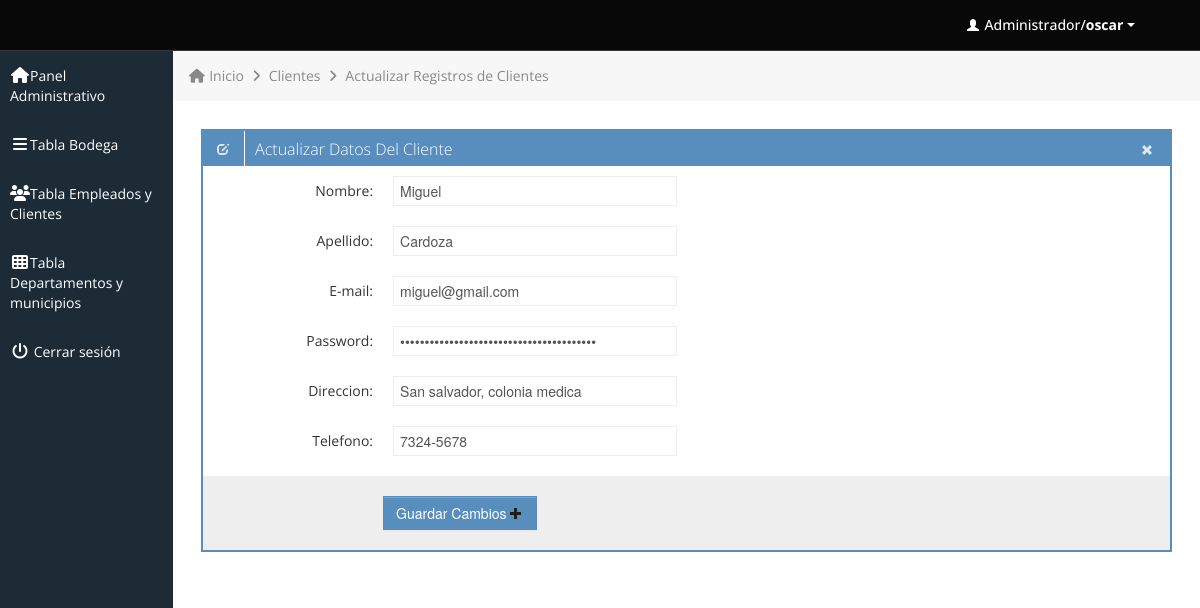
The page /editarCliente.php?eID=1 (signed in) on the database its author committed.
### tables this page shows
CREATE TABLE `clientes` (
  `codigoCliente` int(11) NOT NULL,
  `nombre` varchar(20) NOT NULL,
  `apellido` varchar(20) NOT NULL,
  `email` varchar(50) NOT NULL,
  `password` varchar(100) NOT NULL,
  `direccion` varchar(50) DEFAULT NULL,
  `telefono` varchar(20) DEFAULT NULL
);

### editarCliente.php (the view, shortened to what this page needs)
<?php
$userID = $_GET['eID'];
	$sql ="SELECT * from clientes where codigoCliente = $userID";
	$result = mysql_query($sql);
	$num = mysql_num_rows($result);
	$i = 0;
	while ($i < $num)
	{
		$nombre = mysql_result($result,$i,"nombre");
		$apellido = mysql_result($result,$i,"apellido");
		$email = mysql_result($result,$i,"email");
		$password = mysql_result($result,$i,"password");
		$direccion = mysql_result($result,$i,"direccion");
		$telefono = mysql_result($result,$i,"telefono");
		$i++;
	}
?>
			<div class="row-fluid sortable">
				<div class="box span12">
					<div class="box-header" data-original-title>
						<h2><i class="halflings-icon white edit"></i><span class="break"></span>Actualizar Datos Del Cliente</h2>
						<div class="box-icon">
							<a href="clientes.php" class="btn-close"><i class="halflings-icon white remove"></i></a>
						</div>
					</div>
					<div class="box-content">
						<form class="form-horizontal" method="post" action="updateClientes.php">
							<fieldset>
							  <div class="control-group">
								<label class="control-label" for="focusedInput">Nombre:</label>
								<div class="controls">
								  <input class="input-xlarge focused" name="txtnombre" id="focusedInput" type="text" placeholder="Nombre"
								  value="<?php echo $nombre; ?>">
								</div>
							  </div>
							  <div class="control-group">
								<label class="control-label" for="focusedInput">Apellido:</label>
								<div class="controls">
								  <input class="input-xlarge focused" name="txtapellido" id="focusedInput" type="text" placeholder="Apellido"
								  value="<?php echo $apellido; ?>">
								</div>
							  </div>
							  <div class="control-group">
								<label class="control-label" for="focusedInput">E-mail:</label>
								<div class="controls">
								  <input class="input-xlarge focused" name="txtemail" id="focusedInput" type="email" placeholder="E-mail"
								  value="<?php echo $email; ?>">
								</div>
							  </div>
							  <div class="control-group">
								<label class="control-label" for="focusedInput">Password:</label>
								<div class="controls">
								  <input class="input-xlarge focused" name="txtpassword" id="focusedInput" type="password" placeholder="password"
								  value="<?php echo $password; ?>">
								</div>
							  </div>
							  <div class="control-group">
								<label class="control-label" for="focusedInput">Direccion:</label>
								<div class="controls">
								  <input class="input-xlarge focused" name="txtdireccion" id="focusedInput" type="text" placeholder="direccion"
								  value="<?php echo $direccion; ?>">
								</div>
							  </div>
							  <div class="control-group">
								<label class="control-label" for="focusedInput">Telefono:</label>
								<div class="controls">
								  <input class="input-xlarge focused" name="txttelefono" id="focusedInput" type="text" placeholder="telefono"
								  value="<?php echo $telefono; ?>">
								</div>
							  </div>
							  <div class="form-actions">
								<button type="submit" onclick="return confirmUpdate()" class="btn btn-primary">Guardar Cambios <i class="halflings-icon plus"></i></a></button>
							  </div>
							</fieldset>
						</form>
					</div>
				</div>
			</div>

### css/style.css (style rules this page uses)
body { background: #F5F5F5; color: #333; border: none; font-family: 'Open Sans', sans-serif; font-weight: 400; }
a { color: #646464; }
h2 { font-size: 16px; line-height: 16px; }
.box { border: 2px solid #578EBE; background: #fff !important; margin-bottom: 28px; }
.box-header { height: 16px; font-size: 16px; line-height: 16px; padding: 10px; background: #578EBE; -webkit-box-shadow: none; -moz-box-shadow: none; box-shadow: none; overflow: hidden; }
.box-header h2 { float:left; margin-top: 0px; font-weight: 300; }
.box-header .box-icon, .box-header h2 { color:#fff; }
.box-header h2 i { margin: 0px 3px 0px 4px; opacity: .8; filter: alpha(opacity=80); -ms-filter:"progid:DXImageTransform.Microsoft.Alpha(Opacity=80)"; }
.box-header .box-icon { float:right; margin-top: 1px; }
.box-header .box-icon i { -webkit-transition: all 0.1s ease-in-out; -moz-transition: all 0.1s ease-in-out; -o-transition: all 0.1s ease-in-out; -ms-transition: all 0.1s ease-in-out; transition: all 0.1s ease-in-out; opacity: .8; filter: alpha(opacity=80); -ms-filter:"progid:DXImageTransform.Microsoft.Alpha(Opacity=80)"; }
.box-header .box-icon a { margin: 0px 5px; }
.box-content { position: relative; z-index: 50; margin-top: -1px; padding: 10px; background: #fff !important; }
.form-actions { padding: 19px 20px 20px; margin: 20px -10px -30px -10px; background-color: #eee; border-top: 1px solid #eee; *zoom: 1; }
.form-actions:before, .form-actions:after { display: table; line-height: 0; content: ""; }
.form-actions:after { clear: both; }
.btn { display: inline-block; padding: 6px 12px; margin-bottom: 0; font-size: 14px; font-weight: 500; line-height: 20px; text-align: center; white-space: nowrap; vertical-align: middle; cursor: pointer; border: 1px solid #a7a9aa; -webkit-border-radius: 0px !important; border-radius: 0px !important; }
.btn i { margin-top: 2px; }
.btn { color: #ffffff; background-color: #a7a9aa; border-color: #a7a9aa; background-image: none; filter: none; text-shadow: none; }
.btn-primary { background-color: #578EBE; border-color: #578EBE; }

### css/halflings.css (style rules this page uses)
html, html .halflings { -webkit-font-smoothing: antialiased !important; }
.halflings-icon { display: inline-block; width: 14px; height: 14px; line-height: 14px; vertical-align: text-top; background-image: url(../img/glyphicons_halflings.svg); background-position: 0 0; background-repeat: no-repeat; vertical-align: top; *display: inline; *zoom: 1; *margin-right: .3em; }
.halflings-icon.white { background-image: url(../img/glyphicons_halflings-white.svg); }
.halflings-icon.remove { background-position: -312px 0; }
.halflings-icon.edit { background-position: -96px -72px; }
.halflings-icon.plus { background-position: -408px -96px; }

### rows shown on the page
clientes: txtnombre "Miguel", txtapellido "Cardoza", txtemail "miguel@gmail.com", txtdireccion "San salvador, colonia medica", txttelefono "7324-5678"

### other values the page prints
$_SESSION['user'] "oscar"
